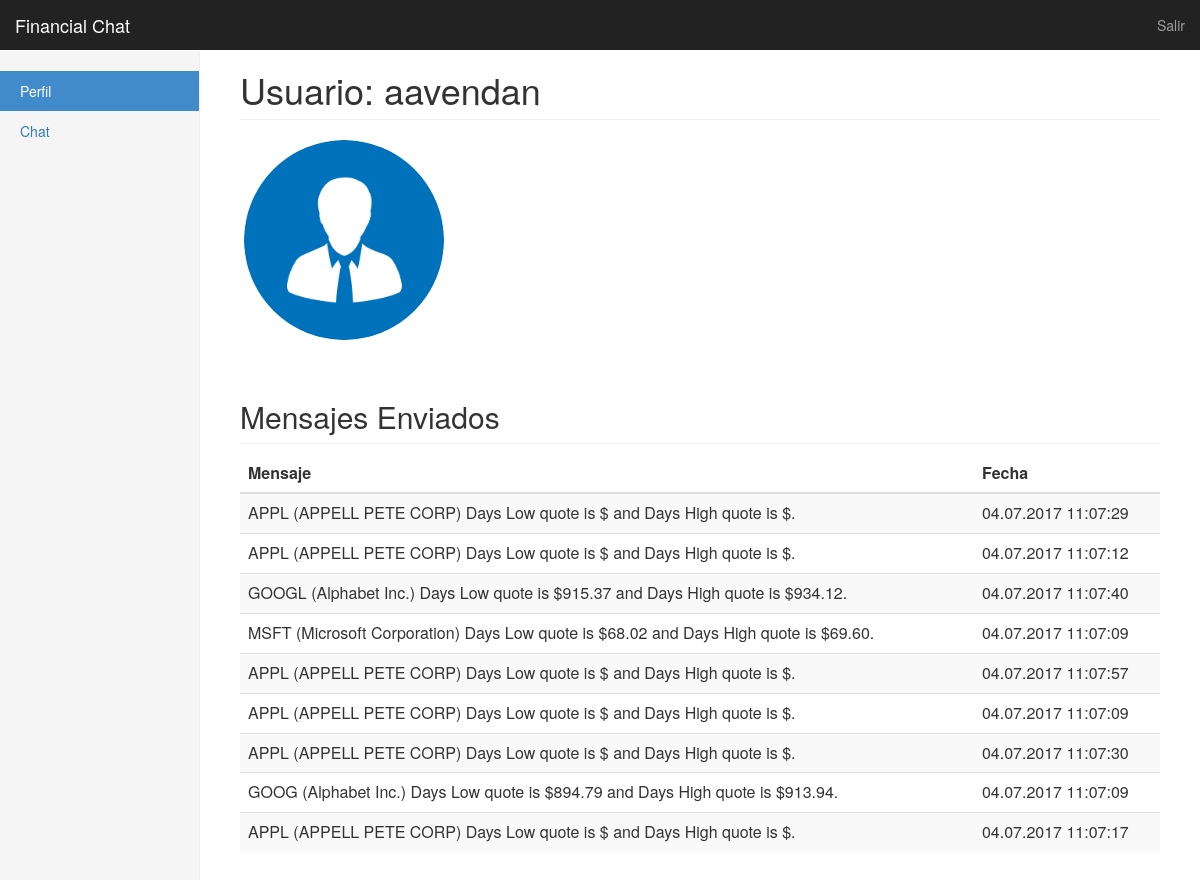
The page /chat/ (signed in) on the database as committed earlier.
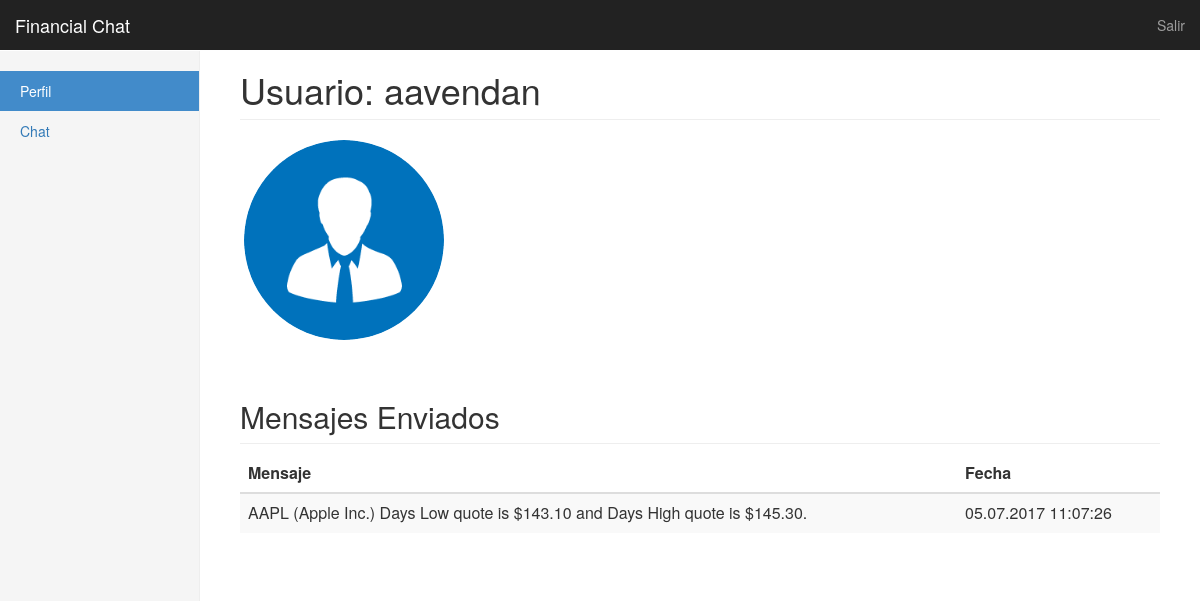
The same page on the database as committed later.
### chat/models.py (models this page shows, shortened)
class Message(models.Model):
	user = models.ForeignKey(User, on_delete=models.SET_NULL, null=True, blank=True)
	text = models.CharField(max_length=200)
	post_date = models.DateTimeField('date posted')
	class Meta:
		ordering = ['-post_date']

### chat/views.py (the view)
@login_required
def index(request):
	try:
		user = User.objects.get(pk=request.user.id)
	except User.DoesNotExist:
		raise Http404("User does not exist")
	messages = user.message_set.all()[:50][::-1]
	context = {'messages':messages}
	return render(request, 'chat/index.html',context)

### chat/templates/chat/index.html (shortened to what this page needs)
{% if user.is_authenticated %} {% load static %}
<link rel="stylesheet" type="text/css" href="{% static 'css/bootstrap.css' %}" />
<link rel="stylesheet" type="text/css" href="{% static 'css/dashboard.css' %}" />
<nav class="navbar navbar-inverse navbar-fixed-top">
    <div class="container-fluid">
        <div class="navbar-header">
            <a class="navbar-brand" href="#">Financial Chat</a>
        </div>
        <div id="navbar" class="navbar-collapse collapse">
            <ul class="nav navbar-nav navbar-right">
                <li><a href="{% url 'logout' %}">Salir</a></li>
            </ul>
        </div>
    </div>
</nav>
<div class="container-fluid">
    <div class="row">
        <div class="col-sm-3 col-md-2 sidebar">
            <ul class="nav nav-sidebar">
                <li class="active">
                    <a href="/chat">Perfil<span class="sr-only">(current)</span></a>
                </li>
                <li><a href="/chat/online">Chat</a></li>
            </ul>
        </div>
        <div class="col-sm-9 col-sm-offset-3 col-md-10 col-md-offset-2 main">
            <h1 class="page-header">Usuario: {{ user.get_username }}</h1>
            <div class="row placeholders">
                <div class="col-xs-6 col-sm-3 placeholder">
                    <img src="{% static 'img/usuario.png' %}" width="200" height="200" class="img-responsive" alt="Generic placeholder thumbnail">
                </div>
            </div>
            {% if messages %}
            <h2 class="sub-header">Mensajes Enviados</h2>
            <div class="table-responsive">
                <table class="table table-striped">
                    <thead>
                        <tr>
                            <th>Mensaje</th>
                            <th>Fecha</th>
                        </tr>
                    </thead>
                    <tbody>
                        	{% for message in messages %}
	                        <tr>
	                            <td>{{ message.text }} </td>
	                            <td>{{message.post_date|date:"d.m.Y h:m:s"}}</td>
	                        </tr>
                        	{% endfor %}
            {% else %}
				<p>No ha publicado mensajes.</p>
            {% endif %}
                        {% endif %}
                    </tbody>
                </table>
            </div>
        </div>
    </div>
</div>

### chat/static/css/dashboard.css (style rules this page uses)
.sub-header { padding-bottom: 10px; border-bottom: 1px solid #eee; }
.navbar-fixed-top { border: 0; }
.sidebar { display: none; }
@media (min-width: 768px) { .sidebar { position: fixed; top: 51px; bottom: 0; left: 0; z-index: 1000; display: block; padding: 20px; overflow-x: hidden; overflow-y: auto; background-color: #f5f5f5; border-right: 1px solid #eee; } }
.nav-sidebar { margin-right: -21px; margin-bottom: 20px; margin-left: -20px; }
.nav-sidebar > li > a { padding-right: 20px; padding-left: 20px; }
.nav-sidebar > .active > a, .nav-sidebar > .active > a:hover, .nav-sidebar > .active > a:focus { color: #fff; background-color: #428bca; }
.main { padding: 20px; }
@media (min-width: 768px) { .main { padding-right: 40px; padding-left: 40px; } }
.main .page-header { margin-top: 0; }
.placeholders { margin-bottom: 30px; text-align: center; }
.placeholder { margin-bottom: 20px; }
.placeholder img { display: inline-block; border-radius: 50%; }

Rows that differ between the two databases and show on the page:
removed Message: text "APPL (APPELL PETE CORP) Days Low quote is $ and Days High quote is $.", post_date "04.07.2017 11:07:29"
removed Message: text "APPL (APPELL PETE CORP) Days Low quote is $ and Days High quote is $.", post_date "04.07.2017 11:07:12"
removed Message: text "GOOGL (Alphabet Inc.) Days Low quote is $915.37 and Days High quote is $934.12.", post_date "04.07.2017 11:07:40"
removed Message: text "MSFT (Microsoft Corporation) Days Low quote is $68.02 and Days High quote is $69.60.", post_date "04.07.2017 11:07:09"
removed Message: text "APPL (APPELL PETE CORP) Days Low quote is $ and Days High quote is $.", post_date "04.07.2017 11:07:57"
removed Message: text "APPL (APPELL PETE CORP) Days Low quote is $ and Days High quote is $.", post_date "04.07.2017 11:07:09"
removed Message: text "APPL (APPELL PETE CORP) Days Low quote is $ and Days High quote is $.", post_date "04.07.2017 11:07:30"
removed Message: text "GOOG (Alphabet Inc.) Days Low quote is $894.79 and Days High quote is $913.94.", post_date "04.07.2017 11:07:09"
removed Message: text "APPL (APPELL PETE CORP) Days Low quote is $ and Days High quote is $.", post_date "04.07.2017 11:07:17"
added Message: text "AAPL (Apple Inc.) Days Low quote is $143.10 and Days High quote is $145.30.", post_date "05.07.2017 11:07:26"
